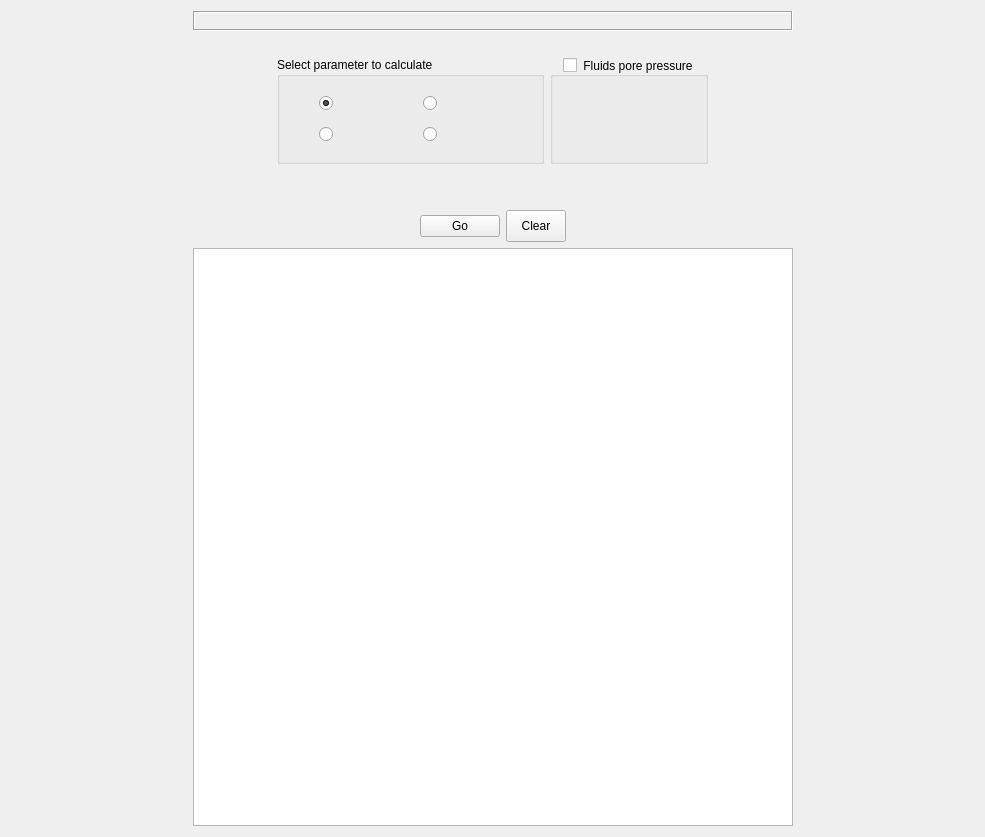
<?xml version="1.0" encoding="UTF-8"?>
<ui version="4.0">
 <class>Form</class>
 <widget class="QWidget" name="Form">
  <property name="geometry">
   <rect>
    <x>0</x>
    <y>0</y>
    <width>985</width>
    <height>837</height>
   </rect>
  </property>
  <property name="windowTitle">
   <string>Form</string>
  </property>
  <layout class="QVBoxLayout" name="verticalLayout">
   <item>
    <layout class="QHBoxLayout" name="horizontalLayout_draw">
     <item>
      <spacer name="horizontalSpacer_drawLeft">
       <property name="orientation">
        <enum>Qt::Horizontal</enum>
       </property>
       <property name="sizeHint" stdset="0">
        <size>
         <width>40</width>
         <height>20</height>
        </size>
       </property>
      </spacer>
     </item>
     <item>
      <widget class="QLabel" name="label_draw">
       <property name="sizePolicy">
        <sizepolicy hsizetype="Minimum" vsizetype="Minimum">
         <horstretch>1</horstretch>
         <verstretch>1</verstretch>
        </sizepolicy>
       </property>
       <property name="maximumSize">
        <size>
         <width>600</width>
         <height>250</height>
        </size>
       </property>
       <property name="frameShape">
        <enum>QFrame::Box</enum>
       </property>
       <property name="frameShadow">
        <enum>QFrame::Sunken</enum>
       </property>
       <property name="text">
        <string/>
       </property>
       <property name="pixmap">
        <pixmap>../images/calculator_drawing.png</pixmap>
       </property>
       <property name="scaledContents">
        <bool>true</bool>
       </property>
      </widget>
     </item>
     <item>
      <spacer name="horizontalSpacer_drawRight">
       <property name="orientation">
        <enum>Qt::Horizontal</enum>
       </property>
       <property name="sizeHint" stdset="0">
        <size>
         <width>40</width>
         <height>20</height>
        </size>
       </property>
      </spacer>
     </item>
    </layout>
   </item>
   <item>
    <spacer name="verticalSpacer_1">
     <property name="orientation">
      <enum>Qt::Vertical</enum>
     </property>
     <property name="sizeType">
      <enum>QSizePolicy::Fixed</enum>
     </property>
     <property name="sizeHint" stdset="0">
      <size>
       <width>20</width>
       <height>20</height>
      </size>
     </property>
    </spacer>
   </item>
   <item>
    <layout class="QHBoxLayout" name="horizontalLayout">
     <item>
      <spacer name="horizontalSpacer_pramsLeft">
       <property name="orientation">
        <enum>Qt::Horizontal</enum>
       </property>
       <property name="sizeHint" stdset="0">
        <size>
         <width>19</width>
         <height>107</height>
        </size>
       </property>
      </spacer>
     </item>
     <item>
      <widget class="QGroupBox" name="groupBox_parameters">
       <property name="sizePolicy">
        <sizepolicy hsizetype="MinimumExpanding" vsizetype="Minimum">
         <horstretch>0</horstretch>
         <verstretch>0</verstretch>
        </sizepolicy>
       </property>
       <property name="minimumSize">
        <size>
         <width>0</width>
         <height>0</height>
        </size>
       </property>
       <property name="maximumSize">
        <size>
         <width>16777215</width>
         <height>16777215</height>
        </size>
       </property>
       <property name="title">
        <string>Select parameter to calculate</string>
       </property>
       <layout class="QGridLayout" name="gridLayout">
        <item row="1" column="4">
         <layout class="QHBoxLayout" name="horizontalLayout_beta">
          <property name="spacing">
           <number>0</number>
          </property>
         </layout>
        </item>
        <item row="0" column="0">
         <widget class="QRadioButton" name="radioButton_alpha">
          <property name="maximumSize">
           <size>
            <width>20</width>
            <height>16777215</height>
           </size>
          </property>
          <property name="toolTip">
           <string>Check for calculate critical surface slope</string>
          </property>
          <property name="text">
           <string/>
          </property>
          <property name="checked">
           <bool>true</bool>
          </property>
         </widget>
        </item>
        <item row="1" column="0">
         <widget class="QRadioButton" name="radioButton_beta">
          <property name="maximumSize">
           <size>
            <width>20</width>
            <height>16777215</height>
           </size>
          </property>
          <property name="toolTip">
           <string>Check for calculate basal slope</string>
          </property>
          <property name="text">
           <string/>
          </property>
         </widget>
        </item>
        <item row="1" column="5">
         <widget class="QRadioButton" name="radioButton_phiD">
          <property name="maximumSize">
           <size>
            <width>20</width>
            <height>16777215</height>
           </size>
          </property>
          <property name="toolTip">
           <string>Check for calculate basal friction angle</string>
          </property>
          <property name="text">
           <string/>
          </property>
         </widget>
        </item>
        <item row="0" column="4">
         <layout class="QHBoxLayout" name="horizontalLayout_alpha">
          <property name="spacing">
           <number>0</number>
          </property>
         </layout>
        </item>
        <item row="0" column="5">
         <widget class="QRadioButton" name="radioButton_phiB">
          <property name="maximumSize">
           <size>
            <width>20</width>
            <height>16777215</height>
           </size>
          </property>
          <property name="toolTip">
           <string>Check for calculate bulk friction angle</string>
          </property>
          <property name="text">
           <string/>
          </property>
         </widget>
        </item>
        <item row="1" column="6">
         <widget class="QLabel" name="label_phiD">
          <property name="sizePolicy">
           <sizepolicy hsizetype="Minimum" vsizetype="Minimum">
            <horstretch>0</horstretch>
            <verstretch>0</verstretch>
           </sizepolicy>
          </property>
          <property name="maximumSize">
           <size>
            <width>20</width>
            <height>24</height>
           </size>
          </property>
          <property name="toolTip">
           <string>Basal friction angle [deg]</string>
          </property>
          <property name="pixmap">
           <pixmap>../images/icon_params_phiD.png</pixmap>
          </property>
          <property name="scaledContents">
           <bool>true</bool>
          </property>
         </widget>
        </item>
        <item row="0" column="6">
         <widget class="QLabel" name="label_phiB">
          <property name="sizePolicy">
           <sizepolicy hsizetype="Minimum" vsizetype="Minimum">
            <horstretch>0</horstretch>
            <verstretch>0</verstretch>
           </sizepolicy>
          </property>
          <property name="maximumSize">
           <size>
            <width>20</width>
            <height>24</height>
           </size>
          </property>
          <property name="toolTip">
           <string>Bulk friction angle [deg]</string>
          </property>
          <property name="text">
           <string/>
          </property>
          <property name="pixmap">
           <pixmap>../images/icon_params_phiB.png</pixmap>
          </property>
          <property name="scaledContents">
           <bool>true</bool>
          </property>
         </widget>
        </item>
        <item row="1" column="7">
         <layout class="QHBoxLayout" name="horizontalLayout_phiD">
          <property name="spacing">
           <number>0</number>
          </property>
         </layout>
        </item>
        <item row="0" column="7">
         <layout class="QHBoxLayout" name="horizontalLayout_phiB">
          <property name="spacing">
           <number>0</number>
          </property>
         </layout>
        </item>
        <item row="0" column="1">
         <widget class="QLabel" name="label_alpha">
          <property name="maximumSize">
           <size>
            <width>12</width>
            <height>24</height>
           </size>
          </property>
          <property name="toolTip">
           <string>Critical surface slope [deg]</string>
          </property>
          <property name="text">
           <string/>
          </property>
          <property name="pixmap">
           <pixmap>../images/icon_params_alpha.png</pixmap>
          </property>
          <property name="scaledContents">
           <bool>true</bool>
          </property>
         </widget>
        </item>
        <item row="1" column="1">
         <widget class="QLabel" name="label_beta">
          <property name="sizePolicy">
           <sizepolicy hsizetype="Preferred" vsizetype="Preferred">
            <horstretch>0</horstretch>
            <verstretch>0</verstretch>
           </sizepolicy>
          </property>
          <property name="maximumSize">
           <size>
            <width>12</width>
            <height>24</height>
           </size>
          </property>
          <property name="toolTip">
           <string>Basal slope [deg]</string>
          </property>
          <property name="text">
           <string/>
          </property>
          <property name="pixmap">
           <pixmap>../images/icon_params_beta.png</pixmap>
          </property>
          <property name="scaledContents">
           <bool>true</bool>
          </property>
         </widget>
        </item>
       </layout>
      </widget>
     </item>
     <item>
      <widget class="QGroupBox" name="groupBox_fluids">
       <property name="sizePolicy">
        <sizepolicy hsizetype="Fixed" vsizetype="Minimum">
         <horstretch>0</horstretch>
         <verstretch>0</verstretch>
        </sizepolicy>
       </property>
       <property name="minimumSize">
        <size>
         <width>0</width>
         <height>0</height>
        </size>
       </property>
       <property name="maximumSize">
        <size>
         <width>16777215</width>
         <height>16777215</height>
        </size>
       </property>
       <property name="toolTip">
        <string>Check to activate fluids pore pressure parameters</string>
       </property>
       <property name="title">
        <string>Fluids pore pressure</string>
       </property>
       <property name="alignment">
        <set>Qt::AlignCenter</set>
       </property>
       <property name="checkable">
        <bool>true</bool>
       </property>
       <property name="checked">
        <bool>false</bool>
       </property>
       <layout class="QGridLayout" name="gridLayout_2">
        <item row="0" column="0">
         <widget class="QLabel" name="label_lamdaB">
          <property name="sizePolicy">
           <sizepolicy hsizetype="Minimum" vsizetype="Minimum">
            <horstretch>0</horstretch>
            <verstretch>0</verstretch>
           </sizepolicy>
          </property>
          <property name="maximumSize">
           <size>
            <width>30</width>
            <height>24</height>
           </size>
          </property>
          <property name="toolTip">
           <string>Bulk fluids overpressure ratio</string>
          </property>
          <property name="pixmap">
           <pixmap>../images/icon_params_lamdaB.png</pixmap>
          </property>
          <property name="scaledContents">
           <bool>true</bool>
          </property>
         </widget>
        </item>
        <item row="0" column="1">
         <layout class="QHBoxLayout" name="horizontalLayout_lamdaB">
          <property name="spacing">
           <number>0</number>
          </property>
         </layout>
        </item>
        <item row="0" column="2">
         <widget class="QLabel" name="label_rhof">
          <property name="sizePolicy">
           <sizepolicy hsizetype="Minimum" vsizetype="Minimum">
            <horstretch>0</horstretch>
            <verstretch>0</verstretch>
           </sizepolicy>
          </property>
          <property name="maximumSize">
           <size>
            <width>24</width>
            <height>24</height>
           </size>
          </property>
          <property name="toolTip">
           <string>Volumetric mass density of fluids</string>
          </property>
          <property name="text">
           <string/>
          </property>
          <property name="pixmap">
           <pixmap>../images/icon_params_rhof.png</pixmap>
          </property>
          <property name="scaledContents">
           <bool>true</bool>
          </property>
         </widget>
        </item>
        <item row="0" column="3">
         <layout class="QHBoxLayout" name="horizontalLayout_rhof">
          <property name="spacing">
           <number>0</number>
          </property>
         </layout>
        </item>
        <item row="1" column="0">
         <widget class="QLabel" name="label_lamdaD">
          <property name="sizePolicy">
           <sizepolicy hsizetype="Minimum" vsizetype="Minimum">
            <horstretch>0</horstretch>
            <verstretch>0</verstretch>
           </sizepolicy>
          </property>
          <property name="maximumSize">
           <size>
            <width>30</width>
            <height>24</height>
           </size>
          </property>
          <property name="toolTip">
           <string>Bulk fluids overpressure ratio</string>
          </property>
          <property name="text">
           <string/>
          </property>
          <property name="pixmap">
           <pixmap>../images/icon_params_lamdaD.png</pixmap>
          </property>
          <property name="scaledContents">
           <bool>true</bool>
          </property>
         </widget>
        </item>
        <item row="1" column="1">
         <layout class="QHBoxLayout" name="horizontalLayout_lamdaD">
          <property name="spacing">
           <number>0</number>
          </property>
         </layout>
        </item>
        <item row="1" column="2">
         <widget class="QLabel" name="label_rhosr">
          <property name="sizePolicy">
           <sizepolicy hsizetype="Minimum" vsizetype="Minimum">
            <horstretch>0</horstretch>
            <verstretch>0</verstretch>
           </sizepolicy>
          </property>
          <property name="maximumSize">
           <size>
            <width>24</width>
            <height>24</height>
           </size>
          </property>
          <property name="toolTip">
           <string>Volumetric mass density of saturated rock</string>
          </property>
          <property name="text">
           <string/>
          </property>
          <property name="pixmap">
           <pixmap>../images/icon_params_rhosr.png</pixmap>
          </property>
          <property name="scaledContents">
           <bool>true</bool>
          </property>
         </widget>
        </item>
        <item row="1" column="3">
         <layout class="QHBoxLayout" name="horizontalLayout_rhosr">
          <property name="spacing">
           <number>0</number>
          </property>
         </layout>
        </item>
       </layout>
      </widget>
     </item>
     <item>
      <spacer name="horizontalSpacer_paramsRight">
       <property name="orientation">
        <enum>Qt::Horizontal</enum>
       </property>
       <property name="sizeHint" stdset="0">
        <size>
         <width>20</width>
         <height>107</height>
        </size>
       </property>
      </spacer>
     </item>
    </layout>
   </item>
   <item>
    <layout class="QHBoxLayout" name="horizontalLayout_context">
     <item>
      <spacer name="horizontalSpacer_contextLeft">
       <property name="orientation">
        <enum>Qt::Horizontal</enum>
       </property>
       <property name="sizeHint" stdset="0">
        <size>
         <width>40</width>
         <height>20</height>
        </size>
       </property>
      </spacer>
     </item>
     <item>
      <layout class="QVBoxLayout" name="verticalLayout_context"/>
     </item>
     <item>
      <spacer name="horizontalSpacer_contextRight">
       <property name="orientation">
        <enum>Qt::Horizontal</enum>
       </property>
       <property name="sizeHint" stdset="0">
        <size>
         <width>40</width>
         <height>20</height>
        </size>
       </property>
      </spacer>
     </item>
    </layout>
   </item>
   <item>
    <spacer name="verticalSpacer_2">
     <property name="orientation">
      <enum>Qt::Vertical</enum>
     </property>
     <property name="sizeType">
      <enum>QSizePolicy::Fixed</enum>
     </property>
     <property name="sizeHint" stdset="0">
      <size>
       <width>20</width>
       <height>20</height>
      </size>
     </property>
    </spacer>
   </item>
   <item>
    <layout class="QHBoxLayout" name="horizontalLayout_GoClear">
     <item>
      <spacer name="horizontalSpacer_GoClearLeft">
       <property name="orientation">
        <enum>Qt::Horizontal</enum>
       </property>
       <property name="sizeHint" stdset="0">
        <size>
         <width>40</width>
         <height>20</height>
        </size>
       </property>
      </spacer>
     </item>
     <item>
      <widget class="QPushButton" name="pushButton_Go">
       <property name="toolTip">
        <string>Launch calculation (Crtl+G)</string>
       </property>
       <property name="text">
        <string>Go</string>
       </property>
       <property name="icon">
        <iconset>
         <normaloff>../images/icon_compute.png</normaloff>../images/icon_compute.png</iconset>
       </property>
       <property name="shortcut">
        <string>Ctrl+G</string>
       </property>
      </widget>
     </item>
     <item>
      <widget class="QPushButton" name="pushButton_Clear">
       <property name="minimumSize">
        <size>
         <width>0</width>
         <height>32</height>
        </size>
       </property>
       <property name="maximumSize">
        <size>
         <width>60</width>
         <height>16777215</height>
        </size>
       </property>
       <property name="toolTip">
        <string>Clear inputs and results fields</string>
       </property>
       <property name="text">
        <string>Clear</string>
       </property>
      </widget>
     </item>
     <item>
      <spacer name="horizontalSpacer_GoClearRight">
       <property name="orientation">
        <enum>Qt::Horizontal</enum>
       </property>
       <property name="sizeHint" stdset="0">
        <size>
         <width>40</width>
         <height>20</height>
        </size>
       </property>
      </spacer>
     </item>
    </layout>
   </item>
   <item>
    <layout class="QHBoxLayout" name="horizontalLayout_Results">
     <property name="sizeConstraint">
      <enum>QLayout::SetMaximumSize</enum>
     </property>
     <item>
      <spacer name="horizontalSpacer_resultsLeft">
       <property name="orientation">
        <enum>Qt::Horizontal</enum>
       </property>
       <property name="sizeType">
        <enum>QSizePolicy::Expanding</enum>
       </property>
       <property name="sizeHint" stdset="0">
        <size>
         <width>40</width>
         <height>20</height>
        </size>
       </property>
      </spacer>
     </item>
     <item>
      <widget class="QTextEdit" name="textEdit_results">
       <property name="minimumSize">
        <size>
         <width>600</width>
         <height>200</height>
        </size>
       </property>
       <property name="maximumSize">
        <size>
         <width>600</width>
         <height>16777215</height>
        </size>
       </property>
       <property name="toolTip">
        <string/>
       </property>
       <property name="readOnly">
        <bool>true</bool>
       </property>
       <property name="html">
        <string>&lt;!DOCTYPE HTML PUBLIC &quot;-//W3C//DTD HTML 4.0//EN&quot; &quot;http://www.w3.org/TR/REC-html40/strict.dtd&quot;&gt;
&lt;html&gt;&lt;head&gt;&lt;meta name=&quot;qrichtext&quot; content=&quot;1&quot; /&gt;&lt;style type=&quot;text/css&quot;&gt;
p, li { white-space: pre-wrap; }
&lt;/style&gt;&lt;/head&gt;&lt;body style=&quot; font-family:'Cantarell'; font-size:11pt; font-weight:400; font-style:normal;&quot;&gt;
&lt;p style=&quot;-qt-paragraph-type:empty; margin-top:0px; margin-bottom:0px; margin-left:0px; margin-right:0px; -qt-block-indent:0; text-indent:0px;&quot;&gt;&lt;br /&gt;&lt;/p&gt;&lt;/body&gt;&lt;/html&gt;</string>
       </property>
      </widget>
     </item>
     <item>
      <spacer name="horizontalSpacer_resultsRight">
       <property name="orientation">
        <enum>Qt::Horizontal</enum>
       </property>
       <property name="sizeType">
        <enum>QSizePolicy::Expanding</enum>
       </property>
       <property name="sizeHint" stdset="0">
        <size>
         <width>40</width>
         <height>20</height>
        </size>
       </property>
      </spacer>
     </item>
    </layout>
   </item>
  </layout>
 </widget>
 <resources/>
 <connections/>
</ui>
